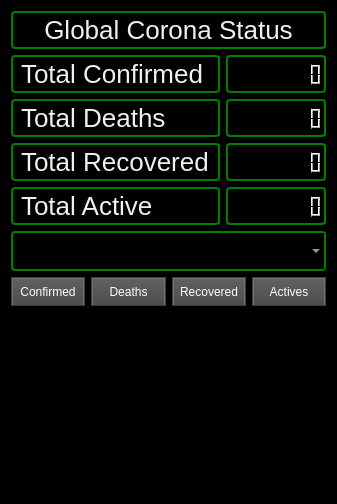
<?xml version="1.0" encoding="UTF-8"?>
<ui version="4.0">
 <class>Dialog</class>
 <widget class="QDialog" name="Dialog">
  <property name="geometry">
   <rect>
    <x>0</x>
    <y>0</y>
    <width>333</width>
    <height>504</height>
   </rect>
  </property>
  <property name="windowTitle">
   <string>QtCorona</string>
  </property>
  <property name="styleSheet">
   <string notr="true">
QWidget {
	background-color:rgb(0, 0, 0);
	color: rgb(240, 240, 240);
	border-color: rgb(58, 58, 58);
}

QPlainTextEdit {
	background-color:rgb(0, 0, 0);
	color: rgb(200, 200, 200);
	selection-background-color: rgb(255, 153, 0);
	selection-color: rgb(0, 0, 0);
}

QTabWidget::pane {
    	border-top: 1px solid #000000;
}

QTabBar::tab {
 	background-color:rgb(0, 0, 0);
 	border-style: outset;
	border-width: 1px;
	border-right-color: qlineargradient(spread:pad, x1:0.4, y1:0.5, x2:0.6, y2:0.5, stop:0 rgba(115, 115, 115, 255), stop:1 rgba(62, 62, 62, 255));
	border-left-color: qlineargradient(spread:pad, x1:0.6, y1:0.5, x2:0.4, y2:0.5, stop:0 rgba(115, 115, 115, 255), stop:1 rgba(62, 62, 62, 255));
  border-bottom-color: rgb(58, 58, 58);
	border-bottom-width: 1px;
	border-top-width: 0px;
	border-style: solid;
	color: rgb(255, 153, 0);
	padding: 4px;
}

QTabBar::tab:selected, QTabBar::tab:hover {
   color: rgb(255, 255, 255);
   background-color:rgb(0, 0, 0);
   border-color:rgb(42, 42, 42);
   margin-left: 0px;
   margin-right: 0px;
   border-bottom-right-radius:4px;
   border-bottom-left-radius:4px;
}

QTabBar::tab:last:selected {
  background-color:rgb(0, 0, 0);
	border-color:rgb(42, 42, 42);
	margin-left: 0px;
  	margin-right: 0px;
	border-bottom-right-radius:4px;
	border-bottom-left-radius:4px;
}

QTabBar::tab:!selected {
   margin-bottom: 4px;
   border-bottom-right-radius:4px;
   border-bottom-left-radius:4px;
}

QPushButton{
	border-style: outset;
	border-width: 2px;
	border-top-color: qlineargradient(spread:pad, x1:0.5, y1:0.6, x2:0.5, y2:0.4, stop:0 rgba(115, 115, 115, 255), stop:1 rgba(62, 62, 62, 255));
	border-right-color: qlineargradient(spread:pad, x1:0.4, y1:0.5, x2:0.6, y2:0.5, stop:0 rgba(115, 115, 115, 255), stop:1 rgba(62, 62, 62, 255));
	border-left-color: qlineargradient(spread:pad, x1:0.6, y1:0.5, x2:0.4, y2:0.5, stop:0 rgba(115, 115, 115, 255), stop:1 rgba(62, 62, 62, 255));
	border-bottom-color: rgb(58, 58, 58);
	border-bottom-width: 1px;
	border-style: solid;
	color: rgb(255, 255, 255);
	padding: 6px;
	background-color: qlineargradient(spread:pad, x1:0.5, y1:1, x2:0.5, y2:0, stop:0 rgba(77, 77, 77, 255), stop:1 rgba(97, 97, 97, 255));
}

QPushButton:hover{
	border-style: outset;
	border-width: 2px;
	border-top-color: qlineargradient(spread:pad, x1:0.5, y1:0.6, x2:0.5, y2:0.4, stop:0 rgba(180, 180, 180, 255), stop:1 rgba(110, 110, 110, 255));
	border-right-color: qlineargradient(spread:pad, x1:0.4, y1:0.5, x2:0.6, y2:0.5, stop:0 rgba(180, 180, 180, 255), stop:1 rgba(110, 110, 110, 255));
	border-left-color: qlineargradient(spread:pad, x1:0.6, y1:0.5, x2:0.4, y2:0.5, stop:0 rgba(180, 180, 180, 255), stop:1 rgba(110, 110, 110, 255));
	border-bottom-color: rgb(115, 115, 115);
	border-bottom-width: 1px;
	border-style: solid;
	color: rgb(255, 255, 255);
	padding: 6px;
	background-color: qlineargradient(spread:pad, x1:0.5, y1:1, x2:0.5, y2:0, stop:0 rgba(107, 107, 107, 255), stop:1 rgba(157, 157, 157, 255));
}

QPushButton:pressed{
	border-style: outset;
	border-width: 2px;
	border-top-color: qlineargradient(spread:pad, x1:0.5, y1:0.6, x2:0.5, y2:0.4, stop:0 rgba(62, 62, 62, 255), stop:1 rgba(22, 22, 22, 255));
	border-right-color: qlineargradient(spread:pad, x1:0.4, y1:0.5, x2:0.6, y2:0.5, stop:0 rgba(115, 115, 115, 255), stop:1 rgba(62, 62, 62, 255));
	border-left-color: qlineargradient(spread:pad, x1:0.6, y1:0.5, x2:0.4, y2:0.5, stop:0 rgba(115, 115, 115, 255), stop:1 rgba(62, 62, 62, 255));
	border-bottom-color: rgb(58, 58, 58);
	border-bottom-width: 1px;
	border-style: solid;
	color: rgb(255, 255, 255);
	padding: 6px;
	background-color: qlineargradient(spread:pad, x1:0.5, y1:1, x2:0.5, y2:0, stop:0 rgba(77, 77, 77, 255), stop:1 rgba(97, 97, 97, 255));
}

QPushButton:disabled{
	border-style: outset;
	border-width: 2px;
	border-top-color: qlineargradient(spread:pad, x1:0.5, y1:0.6, x2:0.5, y2:0.4, stop:0 rgba(115, 115, 115, 255), stop:1 rgba(62, 62, 62, 255));
	border-right-color: qlineargradient(spread:pad, x1:0.4, y1:0.5, x2:0.6, y2:0.5, stop:0 rgba(115, 115, 115, 255), stop:1 rgba(62, 62, 62, 255));
	border-left-color: qlineargradient(spread:pad, x1:0.6, y1:0.5, x2:0.4, y2:0.5, stop:0 rgba(115, 115, 115, 255), stop:1 rgba(62, 62, 62, 255));
	border-bottom-color: rgb(58, 58, 58);
	border-bottom-width: 1px;
	border-style: solid;
	color: rgb(0, 0, 0);
	padding: 6px;
	background-color: qlineargradient(spread:pad, x1:0.5, y1:1, x2:0.5, y2:0, stop:0 rgba(57, 57, 57, 255), stop:1 rgba(77, 77, 77, 255));
}

QLineEdit {
	border-width: 1px; border-radius: 4px;
	border-color: rgb(58, 58, 58);
	border-style: inset;
	padding: 0 8px;
	color: rgb(255, 255, 255);
	background:rgb(101, 101, 101);
	selection-background-color: rgb(187, 187, 187);
	selection-color: rgb(60, 63, 65);
}

QProgressBar {
	text-align: center;
	color: rgb(255, 255, 255);
	border-width: 1px; 
	border-radius: 10px;
	border-color: rgb(58, 58, 58);
	border-style: inset;
}

QProgressBar::chunk {
	background-color: qlineargradient(spread:pad, x1:0.5, y1:0.7, x2:0.5, y2:0.3, stop:0 rgba(0, 200, 0, 255), stop:1 rgba(30, 230, 30, 255));
	border-radius: 10px;
}

QMenuBar {
	background:rgb(0, 0, 0);
	color: rgb(255, 153, 0);
}

QMenuBar::item {
  	spacing: 3px; 
	padding: 1px 4px;
  	background: transparent;
}

QMenuBar::item:selected { 
  	background:rgb(115, 115, 115);
}

QMenu {
	border-width: 2px; 
	border-radius: 10px;
	border-color: rgb(255, 153, 0);
	border-style: outset;
}

QMenu::item {
	spacing: 3px; 
	padding: 3px 15px;
}

QMenu::item:selected {
	spacing: 3px; 
	padding: 3px 15px;
	background:rgb(115, 115, 115);
	color:rgb(255, 255, 255);
	border-width: 1px; 
	border-radius: 10px;
	border-color: rgb(58, 58, 58);
	border-style: inset;
}

QLabel, QComboBox{
	font-size: 26px;
	border: 2px solid green;
    border-radius: 4px;
    padding: 2px;
}

QLCDNumber{
	border: 2px solid green;
    border-radius: 4px;
}
</string>
  </property>
  <layout class="QVBoxLayout" name="verticalLayout">
   <item>
    <widget class="QLabel" name="title">
     <property name="text">
      <string>Global Corona Status</string>
     </property>
     <property name="alignment">
      <set>Qt::AlignCenter</set>
     </property>
     <property name="wordWrap">
      <bool>false</bool>
     </property>
    </widget>
   </item>
   <item>
    <layout class="QGridLayout" name="gridLayout">
     <item row="0" column="1">
      <widget class="QLCDNumber" name="total_confirmed_num">
       <property name="digitCount">
        <number>9</number>
       </property>
      </widget>
     </item>
     <item row="1" column="1">
      <widget class="QLCDNumber" name="total_deaths_num">
       <property name="digitCount">
        <number>9</number>
       </property>
      </widget>
     </item>
     <item row="1" column="0">
      <widget class="QLabel" name="total_deaths">
       <property name="text">
        <string>Total Deaths</string>
       </property>
      </widget>
     </item>
     <item row="3" column="0">
      <widget class="QLabel" name="total_recovered">
       <property name="text">
        <string>Total Recovered</string>
       </property>
      </widget>
     </item>
     <item row="0" column="0">
      <widget class="QLabel" name="total_confirmed">
       <property name="text">
        <string>Total Confirmed</string>
       </property>
      </widget>
     </item>
     <item row="3" column="1">
      <widget class="QLCDNumber" name="total_recovered_num">
       <property name="digitCount">
        <number>9</number>
       </property>
      </widget>
     </item>
     <item row="4" column="0">
      <widget class="QLabel" name="total_active">
       <property name="text">
        <string>Total Active</string>
       </property>
      </widget>
     </item>
     <item row="4" column="1">
      <widget class="QLCDNumber" name="total_active_num">
       <property name="digitCount">
        <number>9</number>
       </property>
      </widget>
     </item>
    </layout>
   </item>
   <item>
    <widget class="QComboBox" name="comboBox"/>
   </item>
   <item>
    <layout class="QHBoxLayout" name="horizontalLayout_2">
     <item>
      <widget class="QPushButton" name="confirmed_button">
       <property name="cursor">
        <cursorShape>ArrowCursor</cursorShape>
       </property>
       <property name="text">
        <string>Confirmed</string>
       </property>
      </widget>
     </item>
     <item>
      <widget class="QPushButton" name="deaths_button">
       <property name="text">
        <string>Deaths</string>
       </property>
      </widget>
     </item>
     <item>
      <widget class="QPushButton" name="recovered_button">
       <property name="text">
        <string>Recovered</string>
       </property>
      </widget>
     </item>
     <item>
      <widget class="QPushButton" name="active_button">
       <property name="text">
        <string>Actives</string>
       </property>
      </widget>
     </item>
    </layout>
   </item>
   <item>
    <widget class="QChartView" name="graphicsView">
     <property name="minimumSize">
      <size>
       <width>0</width>
       <height>0</height>
      </size>
     </property>
    </widget>
   </item>
  </layout>
 </widget>
 <customwidgets>
  <customwidget>
   <class>QChartView</class>
   <extends>QGraphicsView</extends>
   <header>PyQt5.QtChart</header>
  </customwidget>
 </customwidgets>
 <resources/>
 <connections/>
</ui>
